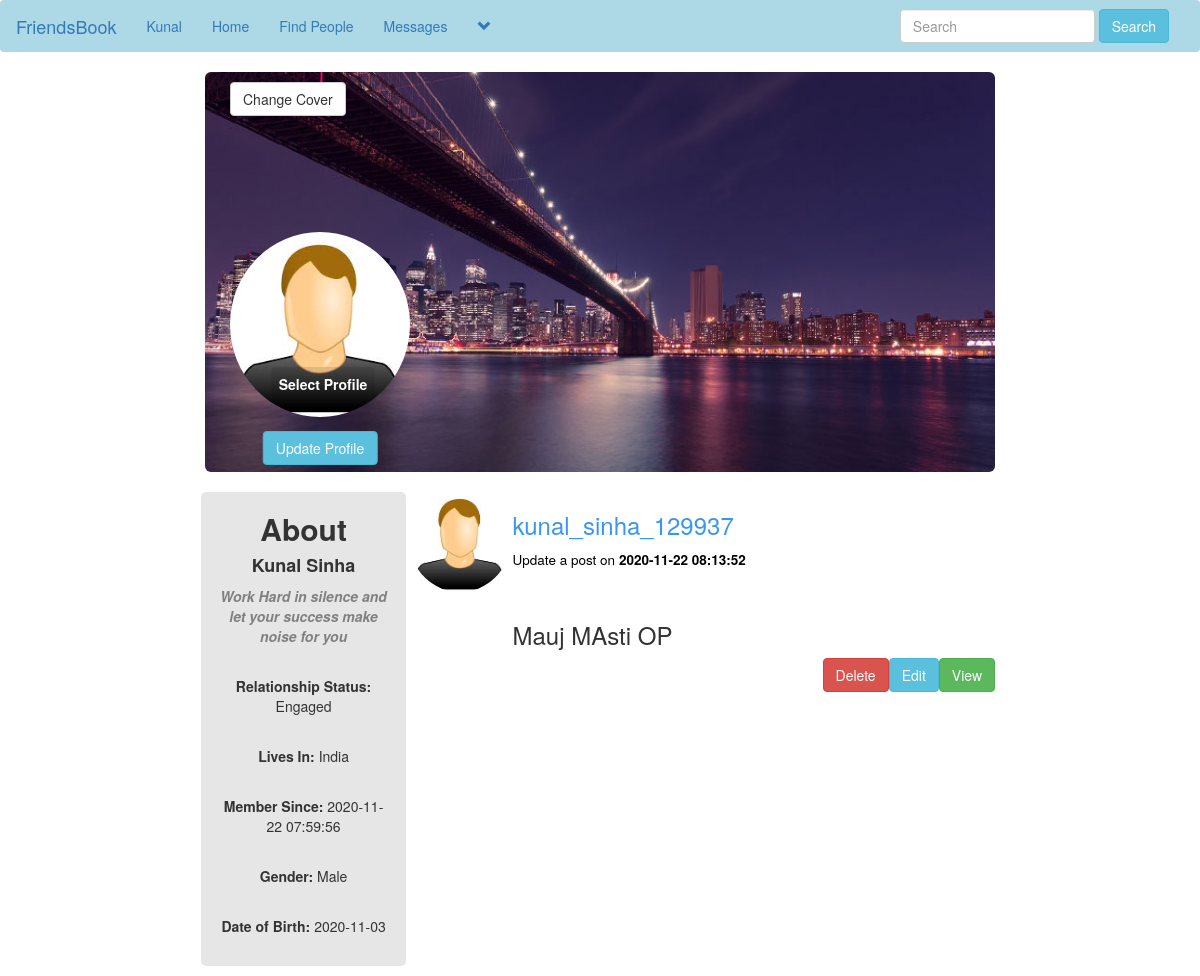
/profile.php?u_id=1 (signed in), run on the app's committed database.
### tables this page shows
CREATE TABLE `users` (
  `user_id` int(11) NOT NULL,
  `f_name` text NOT NULL,
  `l_name` text NOT NULL,
  `user_name` text NOT NULL,
  `describe_user` varchar(255) NOT NULL,
  `Relationship` text NOT NULL,
  `user_pass` varchar(255) NOT NULL,
  `user_email` varchar(255) NOT NULL,
  `user_country` text NOT NULL,
  `user_gender` text NOT NULL,
  `user_birthday` text NOT NULL,
  `user_image` varchar(255) NOT NULL,
  `user_cover` varchar(255) NOT NULL,
  `user_reg_date` timestamp NOT NULL DEFAULT CURRENT_TIMESTAMP,
  `status` text NOT NULL,
  `posts` text NOT NULL,
  `recovery_account` varchar(255) NOT NULL
);

CREATE TABLE `posts` (
  `post_id` int(11) NOT NULL,
  `user_id` int(11) DEFAULT NULL,
  `post_content` varchar(256) NOT NULL,
  `upload_image` varchar(255) DEFAULT NULL,
  `post_date` timestamp NOT NULL DEFAULT CURRENT_TIMESTAMP ON UPDATE CURRENT_TIMESTAMP
);

### profile.php (the view, shortened to what this page needs)
<!DOCTYPE html>
<?php
include("includes/header.php");
?>
<html>
<head>
	<link rel="stylesheet" href="https://maxcdn.bootstrapcdn.com/bootstrap/3.3.7/css/bootstrap.min.css">
	<link rel="stylesheet" type="text/css" href="style/home_style2.css">
</head>
<body>
<div class="row">
	<div class="col-sm-2">
	</div>
	<div class="col-sm-8">
		<?php
			echo"
			<div>
				<div><img id='cover-img' class='img-rounded' src='cover/$user_cover' alt='cover'></div>
				<form action='profile.php?u_id=$user_id' method='post' enctype='multipart/form-data'>
				<ul class='nav pull-left' style='position:absolute;top:10px;left:40px;'>
					<li class='dropdown'>
						<button class='dropdown-toggle btn btn-default' data-toggle='dropdown'>Change Cover</button>
						<div class='dropdown-menu'>
							<center>
							<p>Click <strong>Select Cover</strong> and then click the <br> <strong>Update Cover</strong></p>
							<label class='btn btn-info'> Select Cover
							<input type='file' name='u_cover' size='60' />
							</label><br><br>
							<button name='submit' class='btn btn-info'>Update Cover</button>
							</center>
						</div>
					</li>
				</ul>
				</form>
			</div>
			<div id='profile-img'>
				<img src='users/$user_image' alt='Profile' class='img-circle' width='180px' height='185px'>
				<form action='profile.php?u_id='$user_id' method='post' enctype='multipart/form-data'>
				<label id='update_profile'> Select Profile
				<input type='file' name='u_image' size='60' />
				</label><br><br>
				<button id='button_profile' name='update' class='btn btn-info'>Update Profile</button>
				</form>
			</div><br>
			";
		?>
	</div>
	<div class="col-sm-2">
	</div>
</div>
<div class="row">
	<div class="col-sm-2">
	</div>
	<div class="col-sm-2" style="background-color: #e6e6e6;text-align: center;left: 0.9%;border-radius: 5px; margin-bottom:10px;">
		<?php
		echo"
			<center><h2><strong>About</strong></h2></center>
			<center><h4><strong>$first_name $last_name</strong></h4></center>
			<p><strong><i style='color:grey;'>$describe_user</i></strong></p><br>
			<p><strong>Relationship Status: </strong> $Relationship_status</p><br>
			<p><strong>Lives In: </strong> $user_country</p><br>
			<p><strong>Member Since: </strong> $register_date</p><br>
			<p><strong>Gender: </strong> $user_gender</p><br>
			<p><strong>Date of Birth: </strong> $user_birthday</p><br>
		";
		?>
	</div>
	<div class="col-sm-6">
	   <?php
			   global $con;
			   if(isset($_GET['u_id'])) {
				   $u_id = $_GET['u_id'];
			   }
			   $get_posts = "select * from posts where user_id='$u_id' ORDER by 1 DESC LIMIT 5";
			   $run_posts = mysqli_query($con, $get_posts);
			   while($row_posts = mysqli_fetch_array($run_posts)) {
				   $post_id = $row_posts['post_id'];
				   $user_id = $row_posts['user_id'];
				   $content = $row_posts['post_content'];
				   $upload_image = $row_posts['upload_image'];
				   $post_date = $row_posts['post_date'];
				   $user = "select * from users where user_id='$user_id' and  posts='yes'";
				   $run_user = mysqli_query($con, $user);
				   $row_user = mysqli_fetch_array($run_user);
				   $user_name = $row_user['user_name'];
				   $user_image = $row_user['user_image'];
				   if(strlen($content) >=1 && strlen($upload_image) >= 1) {
					   echo "
					   <div id='own_posts'>
					   <div class='row'>
						   <div class='col-sm-2'>
								   <p>
										   <img src='users/$user_image' class='img-circle' width='100px' height='100px'>
								   </p>
						   </div>
						   <div class='col-sm-6'>
							   <h3>
								   <a style='text-decoration:none; cursor:pointer; color:#3897f0' href='user_profile.php?u_id=$user_id'>$user_name</a>
							   </h3>
							   <h4>
								   <small style='color:black'>Update a post on <strong>$post_date</strong></small>
							   </h4>
						   </div>
						   <div class='col-sm-4'>
						   </div>
					   </div>
					   <div class='row'>
						   <div class='col-sm-12'>
								   <img id='posts-img' src='imagepost/$upload_image' style='height:350px;'>
						   </div>
					   </div>
					   <br>
						   <a href='single.php?post_id=$post_id' style='float:right; margin= 0px  15px 0px 15px;'>
						   <button class='btn btn-success'>View</button></a>
					   <a href='functions/delete_post.php?post_id=$post_id' style='float:right; margin= 0px  15px 0px 15px;'>
					   <button class='btn btn-danger'>Delete</button></a>
				 			  </div><br><br>
					   ";
				}
				else {
					echo "
					<div id='own_posts'>
						<div class='row'>
							<div class='col-sm-2'>
									<p>
											<img src='users/$user_image' class='img-circle' width='100px' height='100px'>
									</p>
							</div>
							<div class='col-sm-6'>
								<h3>
									<a style='text-decoration:none; cursor:pointer; color:#3897f0' href='user_profile.php?u_id=$user_id'>$user_name</a>
								</h3>
								<h4>
									<small style='color:black'>Update a post on <strong>$post_date</strong></small>
								</h4>
							</div>
							<div class='col-sm-4'>
							</div>
						</div>
						<div class='row'>
							<div class='col-sm-2'> </div>
							<div class='col-sm-6'>
								<h3><p>$content</p>	</h3>
							</div>
							<div class='col-sm-4'>
							</div>
						</div>
					";
					global $con;
					if(isset($_GET['u_id'])) {
						$u_id = $_GET['u_id'];
					}
					$get_posts = "select user_email from users where user_id='$u_id'";
					$run_user = mysqli_query($con,$get_posts);
					$row = mysqli_fetch_array($run_user);
					$user_email = $row['user_email'];
					$user = $_SESSION['user_email'];
					$get_user = "select * from users where user_email='$user'";
					$run_user = mysqli_query($con,$get_user);
					$row = mysqli_fetch_array($run_user);
					$user_id = $row['user_id'];
					$u_email = $row['user_email'];
					if($u_email != $user_email) {
						echo "<script>window.open('profile.php?u_id=$user_id', '_self')</script>";
					} else {
						echo "
							<a href='single.php?post_id=$post_id' style='float:right; margin-left=10px;'><button class='btn btn-success'>View</button></a>
							<a href='edit_post.php?post_id=$post_id' style='float:right; margin-left=10px;'><button class='btn btn-info'>Edit</button></a>
							<a href='functions/delete_post.php?post_id=$post_id' style='float:right; margin-left=10px;'><button class='btn btn-danger'>Delete</button></a>
							</div><br><br><br>
						";
					}
				}
			   }
		?>
	</div>
	<div class='col-sm-2'>
	</div>
</div>
</body>
</html>

### includes/header.php (shortened to what this page needs)
<?php
include("functions/functions.php");
?>
<nav class="navbar navbar-light" style="color:white; background-color : lightblue; ">
	<div class="container-fluid">
		<div class="navbar-header">
			<a class="navbar-brand" href="home.php">FriendsBook</a>
		</div>
		<div class="collapse navbar-collapse" id="bs-example-navbar-collapse-1">
	      <ul class="nav navbar-nav">
	      	<?php
			$user = $_SESSION['user_email'];
			$get_user = "select * from users where user_email='$user'";
			$run_user = mysqli_query($con,$get_user);
			$row=mysqli_fetch_array($run_user);
			$user_id = $row['user_id'];
			$first_name = $row['f_name'];
			$last_name = $row['l_name'];
			$describe_user = $row['describe_user'];
			$Relationship_status = $row['Relationship'];
			$user_country = $row['user_country'];
			$user_gender = $row['user_gender'];
			$user_birthday = $row['user_birthday'];
			$user_image = $row['user_image'];
			$user_cover = $row['user_cover'];
			$register_date = $row['user_reg_date'];
			$user_posts = "select * from posts where user_id='$user_id'";
			$run_posts = mysqli_query($con,$user_posts);
			$posts = mysqli_num_rows($run_posts);
			?>
	        <li><a href='profile.php?<?php echo "u_id=$user_id" ?>'><?php echo "$first_name"; ?></a></li>
	       	<li><a href="home.php">Home</a></li>
			<li><a href="members.php">Find People</a></li>
			<li><a href="messages.php?u_id=new">Messages</a></li>
					<?php
						echo"
						<li class='dropdown'>
							<a href='#' class='dropdown-toggle' data-toggle='dropdown' role='button' aria-haspopup='true' aria-expanded='false'><span><i class='glyphicon glyphicon-chevron-down'></i></span></a>
							<ul class='dropdown-menu'>
								<li>
									<a href='my_post.php?u_id=$user_id'>My Posts <span class='badge badge-secondary'>$posts</span></a>
								</li>
								<li>
									<a href='edit_profile.php?u_id=$user_id'>Edit Account</a>
								</li>
								<li role='separator' class='divider'></li>
								<li>
									<a href='logout.php'>Logout</a>
								</li>
							</ul>
						</li>
						";
					?>
			</ul>
			<ul class="nav navbar-nav navbar-right">
				<li class="dropdown">
					<form class="navbar-form navbar-left" method="get" action="results.php">
						<div class="form-group">
							<input type="text" class="form-control" name="user_query" placeholder="Search">
						</div>
						<button type="submit" class="btn btn-info" name="search">Search</button>
					</form>
				</li>
			</ul>
		</div>
	</div>
</nav>

### style/home_style2.css (style rules this page uses)
body { overflow-x: hidden; }
label { padding: 7px; display: table; color: #fff; }

### profile.php (style rules this page uses)
body { background: white; }
#cover-img { height: 400px; width: 100%; }
#profile-img { position: absolute; top: 160px; left: 40px; }
#update_profile { position: relative; top: -33px; cursor: pointer; left: 93px; border-radius: 4px; background-color: rgba(0,0,0,0.1); transform: translate(-50%, -50%); }
#button_profile { position: absolute; top: 82%; left: 50%; cursor: pointer; transform: translate(-50%, -50%); }

### data on the page
users: f_name "Kunal", user_cover (placeholder picture), user_image (picture), l_name "Sinha", describe_user "Work Hard in silence and let your success make noise for you", Relationship "Engaged", user_country "India", user_reg_date "2020-11-22 07:59:56", user_gender "Male", user_birthday "2020-11-03"
posts: user.user_image (picture), user.user_name "kunal_sinha_129937", post_date "2020-11-22 08:13:52", post_content "Mauj MAsti OP"
